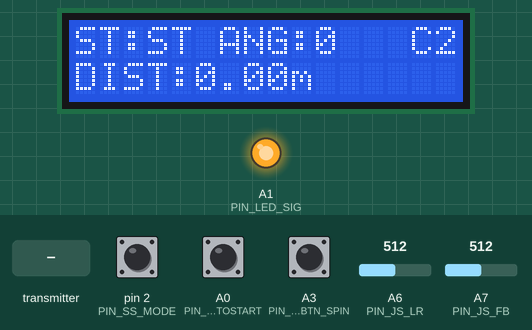
Recording of a sketch running on a simulated Arduino Nano, built with avr-gcc and run on an emulated ATmega328P. Parts: 16×2 character LCD, output pins drawn as LEDs (lit = HIGH). The inputs (shaded band) are chosen by the test bench; at power-on: pin 2 (PIN_SS_MODE) HIGH, A0 (PIN_BTN_AUTOSTART) HIGH, A3 (PIN_JS_BTN_SPIN) HIGH, A6 (PIN_JS_LR) = 512, A7 (PIN_JS_FB) = 512. No radio packets arrive unless stated.

Above: at 1.2 s.
1.3 s: the transmitter starts sending messageRecieve.0 = 128
At 1.9 s:
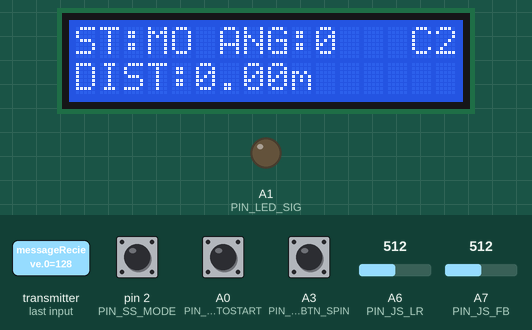
3.1 s: pin 2 (PIN_SS_MODE) pulled LOW for 0.15 s
At 3.26 s:
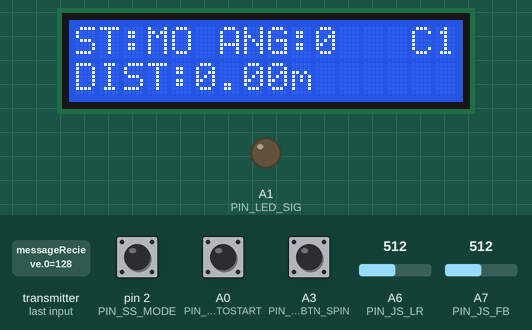
4.9 s: the transmitter starts sending messageRecieve.1 = 64
At 5.4 s:
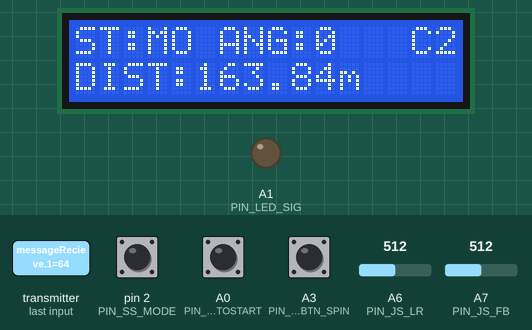
6.4 s: the transmitter starts sending messageRecieve.2 = 64
At 7.4 s:
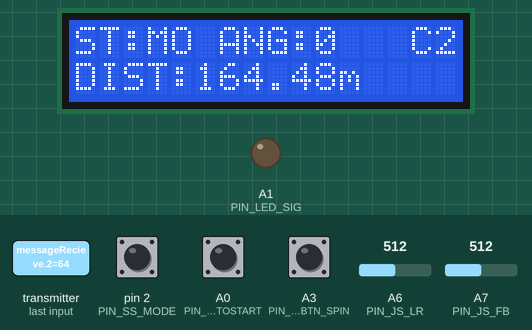
7.9 s: pin 2 (PIN_SS_MODE) pulled LOW for 1 s
At 8.5 s:
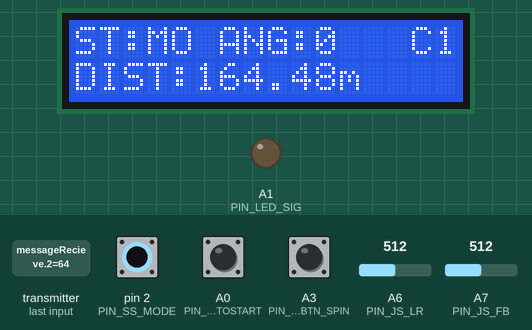
10.4 s: the transmitter starts sending messageRecieve.0 = 0
At 11.8 s:
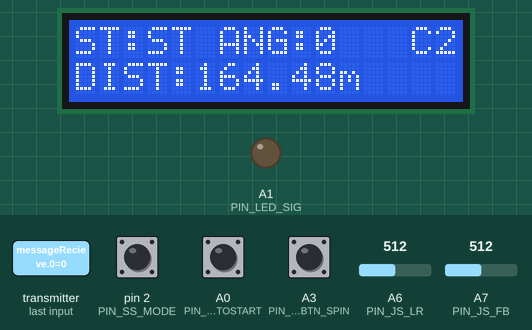
Timing chart, 0 to 12.9 s (numbered marks = the images above; inputs shaded):
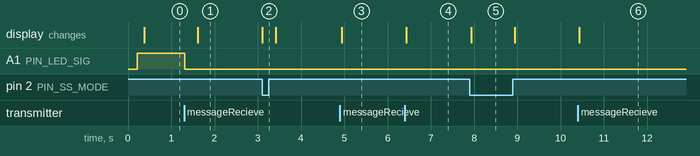

The sketch:

Controller.ino
```cpp
#include <SPI.h>
#include <RF24.h>
#include <LiquidCrystal.h>
#include <MsTimer2.h>

//#define DEBUG

#define PIN_LCD_RS 3
#define PIN_LCD_E 4
#define PIN_LCD_DB4 5
#define PIN_LCD_DB5 6
#define PIN_LCD_DB6 7
#define PIN_LCD_DB7 8
#define PIN_JS_FB A7
#define PIN_JS_LR A6
#define PIN_JS_BTN_SPIN A3
#define PIN_LED_SIG A1
#define PIN_RF_CE 9
#define PIN_RF_CSN 10
#define PIN_SS_MODE 2
#define PIN_BTN_AUTOSTART A0

#define MSG_T_INDEX_MODE 0
#define MSG_T_INDEX_LSPEED 1
#define MSG_T_INDEX_RSPEED 2
#define MSG_R_INDEX_ST_SLOPE 0
#define MSG_R_INDEX_DISTANCE1 1
#define MSG_R_INDEX_DISTANCE2 2

#define RF_PIPE 1
#define RF_ADDR_T 0
#define RF_ADDR_R 1
#define RF_CHANNEL 117

#define SPEED_DIFF 30
#define SPEED_MIN 10
#define SPEED_MAX 90

#define SIG_LOST_TOLERANCE 11
#define SIG_RT_PERIOD 10

volatile bool mode = false;                                    //false->mannual    //true->auto
volatile char messageTransmit[3] = {0x00, 0x00, 0x00};         //mode + Left speed + Right speed
volatile unsigned char messageRecieve[3] = {0x00, 0x00, 0x00}; //1bit state + 7 bit slope + 2 bytes distance

volatile char leftSpeed = 0;
volatile char rightSpeed = 0;

//First address is used for message transmit
//Second address is used for message recieve
const byte address[2][5] = {"1Node", "2Node"};

volatile unsigned char lostCounter = 0;

RF24 rf24(PIN_RF_CE, PIN_RF_CSN); // CE, CSN
LiquidCrystal lcd(PIN_LCD_RS, PIN_LCD_E, PIN_LCD_DB4, PIN_LCD_DB5, PIN_LCD_DB6, PIN_LCD_DB7);

void setup()
{
#ifdef DEBUG
    Serial.begin(9600);
#endif
    //LCD
    lcd.begin(16, 2);
    lcd.print("Initializing...");

    //RF24
    rf24.begin();
    rf24.setChannel(RF_CHANNEL);
    rf24.setPALevel(RF24_PA_MAX);
    rf24.setDataRate(RF24_2MBPS);
    rf24.openReadingPipe(RF_PIPE, address[RF_ADDR_R]);
    rf24.openWritingPipe(address[RF_ADDR_T]);

    //Signal LED
    pinMode(PIN_LED_SIG, OUTPUT);

    //Spin Button
    pinMode(PIN_JS_BTN_SPIN, INPUT_PULLUP);

    //AutoStart Button
    pinMode(PIN_BTN_AUTOSTART, INPUT_PULLUP);

    //Mode Switch
    pinMode(PIN_SS_MODE, INPUT_PULLUP);
    attachInterrupt(digitalPinToInterrupt(PIN_SS_MODE), ModeChange, CHANGE);

    //LCD info. initialize
    lcd.clear();
    lcd.print("ST:");
    lcd.setCursor(6, 0);
    lcd.print("ANG:");
    lcd.setCursor(14, 0);
    lcd.print("C");
    lcd.setCursor(0, 1);
    lcd.print("DIST:");

    //MsTimer2 (used to LCD print)
    MsTimer2::set(10, LCDPrint);
    MsTimer2::start();

    ModeChange();
}

void loop()
{
    MessageGenerator();
    if (rf24.available())
    {
        rf24.read(messageRecieve, sizeof(messageRecieve));
        lostCounter = 0;
        digitalWrite(PIN_LED_SIG, LOW);
    }
    else
    {
#ifdef DEBUG
        Serial.println("Lost!!!!!");
#endif
        ++lostCounter;
    }
    if (lostCounter >= SIG_LOST_TOLERANCE)
    {
        digitalWrite(PIN_LED_SIG, HIGH);
        lostCounter = SIG_LOST_TOLERANCE;
    }
    rf24.stopListening();

#ifdef DEBUG
    Serial.print((int)messageTransmit[0]);
    Serial.print("\t");
    Serial.print((int)messageTransmit[1]);
    Serial.print("\t");
    Serial.println((int)messageTransmit[2]);
#endif

    rf24.write(messageTransmit, sizeof(messageTransmit));
    rf24.startListening();

    delay(SIG_RT_PERIOD);
}

inline void MessageGenerator()
{
    ReadJoystick();
    messageTransmit[MSG_T_INDEX_MODE] = ((mode && digitalRead(PIN_BTN_AUTOSTART) == LOW) ? 1 : 0);
    messageTransmit[MSG_T_INDEX_LSPEED] = (mode ? 0 : leftSpeed);
    messageTransmit[MSG_T_INDEX_RSPEED] = (mode ? 0 : rightSpeed);
}

inline void LCDPrint()
{
    //data processing
    bool state = (messageRecieve[MSG_R_INDEX_ST_SLOPE] & 0x80) >> 7;
    byte slope = (messageRecieve[MSG_R_INDEX_ST_SLOPE] & 0x7F);
    unsigned int distance = ((unsigned int)messageRecieve[MSG_R_INDEX_DISTANCE1] << 8) | ((unsigned int)messageRecieve[MSG_R_INDEX_DISTANCE2]);

    lcd.setCursor(3, 0);
    lcd.print(state ? "MO" : "ST"); //1->move    //0->stop
    lcd.setCursor(10, 0);
    lcd.print("  ");
    lcd.setCursor(10, 0);
    lcd.print(slope);
    lcd.setCursor(5, 1);
    lcd.print("           ");
    lcd.setCursor(5, 1);
    lcd.print(String((float)distance / 100, 2));
    lcd.print("m");
}

void ModeChange()
{
    if (digitalRead(PIN_SS_MODE) == HIGH) //Auto
    {
        mode = true;
        lcd.setCursor(15, 0);
        lcd.print("2");
    }
    else //mannual
    {
        mode = false;
        lcd.setCursor(15, 0);
        lcd.print("1");
    }
}

inline void ReadJoystick()
{
    int xValue = analogRead(PIN_JS_LR);
    char yValue = map(analogRead(PIN_JS_FB), 0, 1023, -SPEED_MAX, SPEED_MAX);
    int tempLeftSpeed;
    int tempRightSpeed;
    if (digitalRead(PIN_JS_BTN_SPIN) == HIGH)
    {
        char absYValue = abs(yValue);
        char xCommonValue = map(xValue, 0, 1023, -SPEED_DIFF, SPEED_DIFF);
        if (absYValue >= SPEED_MIN)
        {
            tempRightSpeed = absYValue - xCommonValue;
            tempLeftSpeed = absYValue + xCommonValue;
            if (xCommonValue > 0) //right
            {
                if (tempRightSpeed < 0)
                {
                    tempRightSpeed = 0;
                    tempLeftSpeed = 0 + 2 * xCommonValue;
                }
                else if (tempLeftSpeed > SPEED_MAX)
                {
                    tempLeftSpeed = SPEED_MAX;
                    tempRightSpeed = SPEED_MAX - 2 * xCommonValue;
                }
            }
            else if (xCommonValue < 0) //left
            {
                if (tempRightSpeed > SPEED_MAX)
                {
                    tempRightSpeed = SPEED_MAX;
                    tempLeftSpeed = SPEED_MAX + 2 * xCommonValue;
                }
                else if (tempLeftSpeed < 0)
                {
                    tempLeftSpeed = 0;
                    tempRightSpeed = 0 - 2 * xCommonValue;
                }
            }

            if (yValue < 0)
            {
                tempRightSpeed = -tempRightSpeed;
                tempLeftSpeed = -tempLeftSpeed;
            }
        }
        else
        {
            tempLeftSpeed = 0;
            tempRightSpeed = 0;
        }
    }
    else
    {
        char xSpinValue = map(xValue, 0, 1023, -SPEED_MAX, SPEED_MAX);
        if (abs(xSpinValue) >= SPEED_MIN)
        {
            tempLeftSpeed = 0 + xSpinValue;
            tempRightSpeed = 0 - xSpinValue;
        }
        else
        {
            tempLeftSpeed = 0;
            tempRightSpeed = 0;
        }
    }

    leftSpeed = tempLeftSpeed;
    rightSpeed = tempRightSpeed;
}
```

Measured:
- after the input at 1.3 s, A1 (PIN_LED_SIG): HIGH → LOW at once; the display: changes after 0.31 s (image 1)
- after the input at 3.1 s, the display: changes at once (image 2)
- after the input at 4.9 s, the display: changes at once (image 3)
- after the input at 6.4 s, the display: changes at once (image 4)
- after the input at 7.9 s, the display: changes at once (image 5)
- after the input at 10.4 s, the display: changes at once (image 6)
